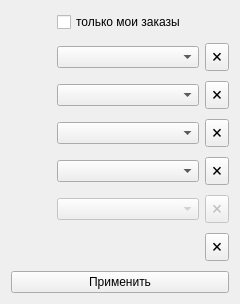
<?xml version="1.0" encoding="UTF-8"?>
<ui version="4.0">
 <class>Widget</class>
 <widget class="QWidget" name="Widget">
  <property name="geometry">
   <rect>
    <x>0</x>
    <y>0</y>
    <width>240</width>
    <height>247</height>
   </rect>
  </property>
  <property name="sizePolicy">
   <sizepolicy hsizetype="Preferred" vsizetype="Minimum">
    <horstretch>0</horstretch>
    <verstretch>0</verstretch>
   </sizepolicy>
  </property>
  <property name="windowTitle">
   <string>Form</string>
  </property>
  <layout class="QGridLayout" name="gridLayout" columnstretch="0,1,0">
   <property name="verticalSpacing">
    <number>10</number>
   </property>
   <item row="3" column="2">
    <widget class="QToolButton" name="toolButtonClearEmployee">
     <property name="enabled">
      <bool>true</bool>
     </property>
     <property name="sizePolicy">
      <sizepolicy hsizetype="Fixed" vsizetype="Maximum">
       <horstretch>0</horstretch>
       <verstretch>0</verstretch>
      </sizepolicy>
     </property>
     <property name="text">
      <string notr="true">🗙</string>
     </property>
     <property name="toolButtonStyle">
      <enum>Qt::ToolButtonTextOnly</enum>
     </property>
    </widget>
   </item>
   <item row="5" column="1">
    <widget class="SComboBox" name="comboBoxRfu">
     <property name="enabled">
      <bool>false</bool>
     </property>
     <property name="placeholderText">
      <string>-нет-</string>
     </property>
    </widget>
   </item>
   <item row="6" column="2">
    <widget class="QToolButton" name="toolButtonClearPeriod">
     <property name="enabled">
      <bool>true</bool>
     </property>
     <property name="sizePolicy">
      <sizepolicy hsizetype="Fixed" vsizetype="Maximum">
       <horstretch>0</horstretch>
       <verstretch>0</verstretch>
      </sizepolicy>
     </property>
     <property name="text">
      <string notr="true">🗙</string>
     </property>
     <property name="toolButtonStyle">
      <enum>Qt::ToolButtonTextOnly</enum>
     </property>
    </widget>
   </item>
   <item row="4" column="1">
    <widget class="SComboBox" name="comboBoxClientsCat">
     <property name="enabled">
      <bool>true</bool>
     </property>
     <property name="placeholderText">
      <string>все клиенты</string>
     </property>
    </widget>
   </item>
   <item row="1" column="1">
    <widget class="SComboBox" name="comboBoxOffice">
     <property name="enabled">
      <bool>true</bool>
     </property>
     <property name="placeholderText">
      <string>офис</string>
     </property>
    </widget>
   </item>
   <item row="3" column="1">
    <widget class="SComboBox" name="comboBoxEmployee">
     <property name="enabled">
      <bool>true</bool>
     </property>
     <property name="placeholderText">
      <string>все сотрудники</string>
     </property>
    </widget>
   </item>
   <item row="0" column="1">
    <widget class="QCheckBox" name="checkBoxOnlyCurrentUsersRepairs">
     <property name="enabled">
      <bool>true</bool>
     </property>
     <property name="text">
      <string>только мои заказы</string>
     </property>
    </widget>
   </item>
   <item row="2" column="2">
    <widget class="QToolButton" name="toolButtonClearState">
     <property name="enabled">
      <bool>true</bool>
     </property>
     <property name="sizePolicy">
      <sizepolicy hsizetype="Fixed" vsizetype="Maximum">
       <horstretch>0</horstretch>
       <verstretch>0</verstretch>
      </sizepolicy>
     </property>
     <property name="text">
      <string notr="true">🗙</string>
     </property>
     <property name="toolButtonStyle">
      <enum>Qt::ToolButtonTextOnly</enum>
     </property>
    </widget>
   </item>
   <item row="5" column="2">
    <widget class="QToolButton" name="toolButtonClearRfu">
     <property name="enabled">
      <bool>false</bool>
     </property>
     <property name="sizePolicy">
      <sizepolicy hsizetype="Fixed" vsizetype="Maximum">
       <horstretch>0</horstretch>
       <verstretch>0</verstretch>
      </sizepolicy>
     </property>
     <property name="text">
      <string notr="true">🗙</string>
     </property>
     <property name="toolButtonStyle">
      <enum>Qt::ToolButtonTextOnly</enum>
     </property>
    </widget>
   </item>
   <item row="6" column="1">
    <widget class="SPeriodSelector" name="widgetPeriod" native="true">
     <property name="sizePolicy">
      <sizepolicy hsizetype="Preferred" vsizetype="Minimum">
       <horstretch>0</horstretch>
       <verstretch>0</verstretch>
      </sizepolicy>
     </property>
    </widget>
   </item>
   <item row="2" column="1">
    <widget class="SComboBox" name="comboBoxRepairState">
     <property name="enabled">
      <bool>true</bool>
     </property>
     <property name="placeholderText">
      <string>все статусы</string>
     </property>
    </widget>
   </item>
   <item row="4" column="2">
    <widget class="QToolButton" name="toolButtonClearClientsCat">
     <property name="enabled">
      <bool>true</bool>
     </property>
     <property name="sizePolicy">
      <sizepolicy hsizetype="Fixed" vsizetype="Maximum">
       <horstretch>0</horstretch>
       <verstretch>0</verstretch>
      </sizepolicy>
     </property>
     <property name="text">
      <string notr="true">🗙</string>
     </property>
     <property name="toolButtonStyle">
      <enum>Qt::ToolButtonTextOnly</enum>
     </property>
    </widget>
   </item>
   <item row="1" column="2">
    <widget class="QToolButton" name="toolButtonClearOffice">
     <property name="enabled">
      <bool>true</bool>
     </property>
     <property name="sizePolicy">
      <sizepolicy hsizetype="Fixed" vsizetype="Maximum">
       <horstretch>0</horstretch>
       <verstretch>0</verstretch>
      </sizepolicy>
     </property>
     <property name="text">
      <string notr="true">🗙</string>
     </property>
     <property name="toolButtonStyle">
      <enum>Qt::ToolButtonTextOnly</enum>
     </property>
    </widget>
   </item>
   <item row="0" column="0">
    <widget class="QPushButton" name="pushButtonOnlyCurrentUsersRepairsNot">
     <property name="focusPolicy">
      <enum>Qt::ClickFocus</enum>
     </property>
     <property name="text">
      <string/>
     </property>
     <property name="icon">
      <iconset resource="../styles/styles.qrc">
       <normaloff>:/icons/light/checkbox-unchecked.png</normaloff>
       <normalon>:/icons/light/checkbox-excl.png</normalon>:/icons/light/checkbox-unchecked.png</iconset>
     </property>
     <property name="checkable">
      <bool>true</bool>
     </property>
     <property name="flat">
      <bool>true</bool>
     </property>
    </widget>
   </item>
   <item row="1" column="0">
    <widget class="QPushButton" name="pushButtonOfficeNot">
     <property name="focusPolicy">
      <enum>Qt::ClickFocus</enum>
     </property>
     <property name="text">
      <string/>
     </property>
     <property name="icon">
      <iconset resource="../styles/styles.qrc">
       <normaloff>:/icons/light/checkbox-unchecked.png</normaloff>
       <normalon>:/icons/light/checkbox-excl.png</normalon>:/icons/light/checkbox-unchecked.png</iconset>
     </property>
     <property name="checkable">
      <bool>true</bool>
     </property>
     <property name="flat">
      <bool>true</bool>
     </property>
    </widget>
   </item>
   <item row="2" column="0">
    <widget class="QPushButton" name="pushButtonRepairStateNot">
     <property name="focusPolicy">
      <enum>Qt::ClickFocus</enum>
     </property>
     <property name="text">
      <string/>
     </property>
     <property name="icon">
      <iconset resource="../styles/styles.qrc">
       <normaloff>:/icons/light/checkbox-unchecked.png</normaloff>
       <normalon>:/icons/light/checkbox-excl.png</normalon>:/icons/light/checkbox-unchecked.png</iconset>
     </property>
     <property name="checkable">
      <bool>true</bool>
     </property>
     <property name="flat">
      <bool>true</bool>
     </property>
    </widget>
   </item>
   <item row="3" column="0">
    <widget class="QPushButton" name="pushButtonEmployeeNot">
     <property name="focusPolicy">
      <enum>Qt::ClickFocus</enum>
     </property>
     <property name="text">
      <string/>
     </property>
     <property name="icon">
      <iconset resource="../styles/styles.qrc">
       <normaloff>:/icons/light/checkbox-unchecked.png</normaloff>
       <normalon>:/icons/light/checkbox-excl.png</normalon>:/icons/light/checkbox-unchecked.png</iconset>
     </property>
     <property name="checkable">
      <bool>true</bool>
     </property>
     <property name="flat">
      <bool>true</bool>
     </property>
    </widget>
   </item>
   <item row="4" column="0">
    <widget class="QPushButton" name="pushButtonClientsCatNot">
     <property name="focusPolicy">
      <enum>Qt::ClickFocus</enum>
     </property>
     <property name="text">
      <string/>
     </property>
     <property name="icon">
      <iconset resource="../styles/styles.qrc">
       <normaloff>:/icons/light/checkbox-unchecked.png</normaloff>
       <normalon>:/icons/light/checkbox-excl.png</normalon>:/icons/light/checkbox-unchecked.png</iconset>
     </property>
     <property name="checkable">
      <bool>true</bool>
     </property>
     <property name="flat">
      <bool>true</bool>
     </property>
    </widget>
   </item>
   <item row="5" column="0">
    <widget class="QPushButton" name="pushButtonRfuNot">
     <property name="focusPolicy">
      <enum>Qt::ClickFocus</enum>
     </property>
     <property name="text">
      <string/>
     </property>
     <property name="icon">
      <iconset resource="../styles/styles.qrc">
       <normaloff>:/icons/light/checkbox-unchecked.png</normaloff>
       <normalon>:/icons/light/checkbox-excl.png</normalon>:/icons/light/checkbox-unchecked.png</iconset>
     </property>
     <property name="checkable">
      <bool>true</bool>
     </property>
     <property name="flat">
      <bool>true</bool>
     </property>
    </widget>
   </item>
   <item row="6" column="0">
    <widget class="QPushButton" name="pushButtonPeriodNot">
     <property name="focusPolicy">
      <enum>Qt::ClickFocus</enum>
     </property>
     <property name="text">
      <string/>
     </property>
     <property name="icon">
      <iconset resource="../styles/styles.qrc">
       <normaloff>:/icons/light/checkbox-unchecked.png</normaloff>
       <normalon>:/icons/light/checkbox-excl.png</normalon>:/icons/light/checkbox-unchecked.png</iconset>
     </property>
     <property name="checkable">
      <bool>true</bool>
     </property>
     <property name="flat">
      <bool>true</bool>
     </property>
    </widget>
   </item>
   <item row="7" column="0" colspan="3">
    <widget class="QPushButton" name="pushButtonApply">
     <property name="text">
      <string>Применить</string>
     </property>
    </widget>
   </item>
  </layout>
 </widget>
 <customwidgets>
  <customwidget>
   <class>SPeriodSelector</class>
   <extends>QWidget</extends>
   <header location="global">SPeriodSelector</header>
   <container>1</container>
  </customwidget>
  <customwidget>
   <class>SComboBox</class>
   <extends>QComboBox</extends>
   <header location="global">SComboBox</header>
  </customwidget>
 </customwidgets>
 <resources>
  <include location="../styles/styles.qrc"/>
 </resources>
 <connections/>
 <slots>
  <slot>clearComboBoxOffice()</slot>
  <slot>clearComboBoxStatus()</slot>
  <slot>clearComboBoxEmployee()</slot>
  <slot>clearComboBoxClients()</slot>
  <slot>clearComboBoxX()</slot>
 </slots>
</ui>
